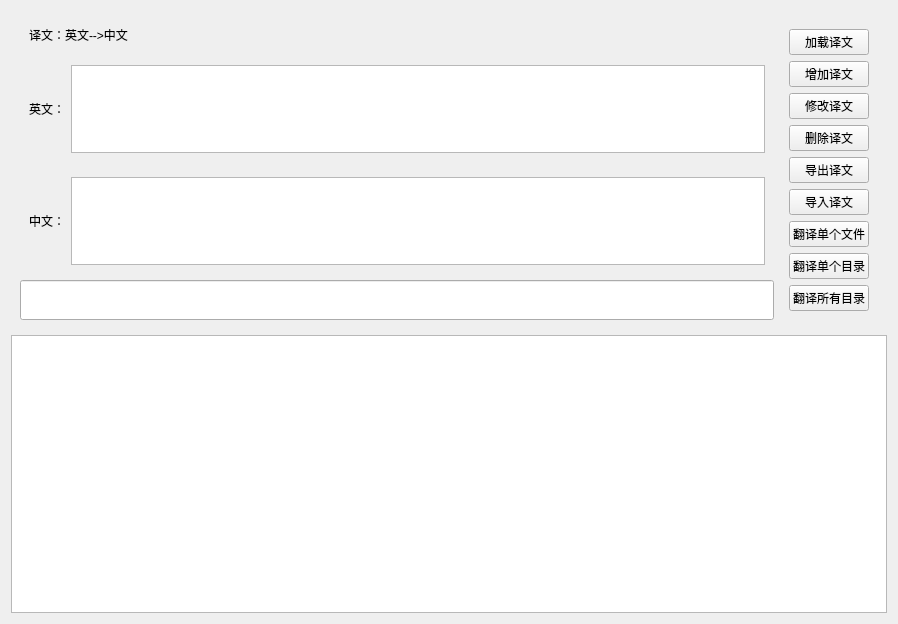
<?xml version="1.0" encoding="UTF-8"?>
<ui version="4.0">
 <class>CEn2CnKeyForm</class>
 <widget class="QWidget" name="CEn2CnKeyForm">
  <property name="geometry">
   <rect>
    <x>0</x>
    <y>0</y>
    <width>898</width>
    <height>624</height>
   </rect>
  </property>
  <property name="windowTitle">
   <string>Form</string>
  </property>
  <layout class="QVBoxLayout" name="verticalLayout_3" stretch="1,2">
   <item>
    <widget class="QWidget" name="widget" native="true">
     <layout class="QHBoxLayout" name="horizontalLayout_4">
      <item>
       <layout class="QVBoxLayout" name="verticalLayout">
        <item>
         <widget class="QWidget" name="widgetTitle" native="true">
          <property name="minimumSize">
           <size>
            <width>0</width>
            <height>30</height>
           </size>
          </property>
          <property name="maximumSize">
           <size>
            <width>16777215</width>
            <height>30</height>
           </size>
          </property>
          <layout class="QHBoxLayout" name="horizontalLayout_3">
           <item>
            <widget class="QLabel" name="label">
             <property name="text">
              <string>译文：英文--&gt;中文</string>
             </property>
            </widget>
           </item>
           <item>
            <spacer name="horizontalSpacer">
             <property name="orientation">
              <enum>Qt::Horizontal</enum>
             </property>
             <property name="sizeHint" stdset="0">
              <size>
               <width>40</width>
               <height>20</height>
              </size>
             </property>
            </spacer>
           </item>
          </layout>
         </widget>
        </item>
        <item>
         <widget class="QWidget" name="widgetEn" native="true">
          <property name="minimumSize">
           <size>
            <width>0</width>
            <height>100</height>
           </size>
          </property>
          <property name="maximumSize">
           <size>
            <width>16777215</width>
            <height>16777215</height>
           </size>
          </property>
          <layout class="QHBoxLayout" name="horizontalLayout_2">
           <item>
            <widget class="QLabel" name="labelEnTitle">
             <property name="text">
              <string>英文：</string>
             </property>
            </widget>
           </item>
           <item>
            <widget class="QPlainTextEdit" name="plainTextEditEn">
             <property name="minimumSize">
              <size>
               <width>500</width>
               <height>0</height>
              </size>
             </property>
            </widget>
           </item>
          </layout>
         </widget>
        </item>
        <item>
         <widget class="QWidget" name="widgetCn" native="true">
          <property name="minimumSize">
           <size>
            <width>0</width>
            <height>100</height>
           </size>
          </property>
          <property name="maximumSize">
           <size>
            <width>16777215</width>
            <height>16777215</height>
           </size>
          </property>
          <layout class="QHBoxLayout" name="horizontalLayout">
           <item>
            <widget class="QLabel" name="labelCnTitle">
             <property name="text">
              <string>中文：</string>
             </property>
            </widget>
           </item>
           <item>
            <widget class="QPlainTextEdit" name="plainTextEditCn">
             <property name="minimumSize">
              <size>
               <width>500</width>
               <height>0</height>
              </size>
             </property>
            </widget>
           </item>
          </layout>
         </widget>
        </item>
        <item>
         <widget class="QLineEdit" name="lineEditSearch">
          <property name="minimumSize">
           <size>
            <width>0</width>
            <height>40</height>
           </size>
          </property>
          <property name="maximumSize">
           <size>
            <width>16777215</width>
            <height>40</height>
           </size>
          </property>
          <property name="clearButtonEnabled">
           <bool>true</bool>
          </property>
         </widget>
        </item>
       </layout>
      </item>
      <item>
       <widget class="QWidget" name="widgetKey" native="true">
        <layout class="QVBoxLayout" name="verticalLayout_2">
         <item>
          <widget class="QPushButton" name="pbtnLoadKey">
           <property name="text">
            <string>加载译文</string>
           </property>
          </widget>
         </item>
         <item>
          <widget class="QPushButton" name="pbtnAddKey">
           <property name="text">
            <string>增加译文</string>
           </property>
          </widget>
         </item>
         <item>
          <widget class="QPushButton" name="pbtnEditKey">
           <property name="text">
            <string>修改译文</string>
           </property>
          </widget>
         </item>
         <item>
          <widget class="QPushButton" name="pbtnDelKey">
           <property name="text">
            <string>删除译文</string>
           </property>
          </widget>
         </item>
         <item>
          <widget class="QPushButton" name="pbtnExportKey">
           <property name="text">
            <string>导出译文</string>
           </property>
          </widget>
         </item>
         <item>
          <widget class="QPushButton" name="pbtnImportKey">
           <property name="text">
            <string>导入译文</string>
           </property>
          </widget>
         </item>
         <item>
          <spacer name="verticalSpacer">
           <property name="orientation">
            <enum>Qt::Vertical</enum>
           </property>
           <property name="sizeHint" stdset="0">
            <size>
             <width>20</width>
             <height>116</height>
            </size>
           </property>
          </spacer>
         </item>
         <item>
          <widget class="QPushButton" name="pbtnTranslateFile">
           <property name="text">
            <string>翻译单个文件</string>
           </property>
          </widget>
         </item>
         <item>
          <widget class="QPushButton" name="pbtnTranslatePath">
           <property name="text">
            <string>翻译单个目录</string>
           </property>
          </widget>
         </item>
         <item>
          <widget class="QPushButton" name="pbtnTranslateAllPath">
           <property name="text">
            <string>翻译所有目录</string>
           </property>
          </widget>
         </item>
        </layout>
       </widget>
      </item>
     </layout>
    </widget>
   </item>
   <item>
    <widget class="QTableView" name="tableViewKey"/>
   </item>
  </layout>
 </widget>
 <resources/>
 <connections/>
</ui>
